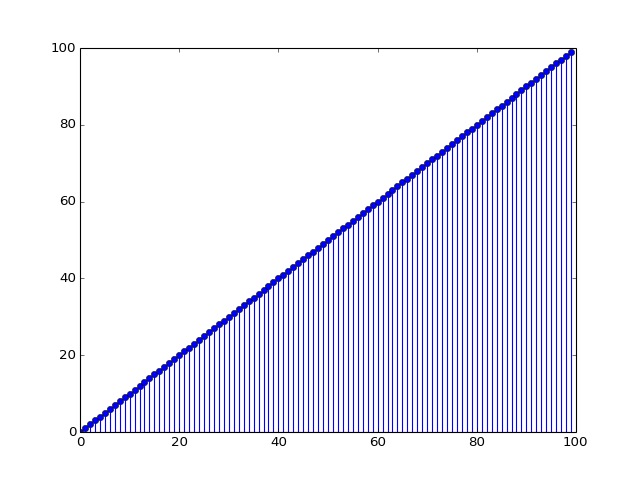

Reproduce this figure in Python.
from pylayers.signal.bsignal import *
import matplotlib.pyplot as plt
si = Bsignal()
si.x= np.arange(100)
si.y= np.arange(100)
f,a = si.stem()
